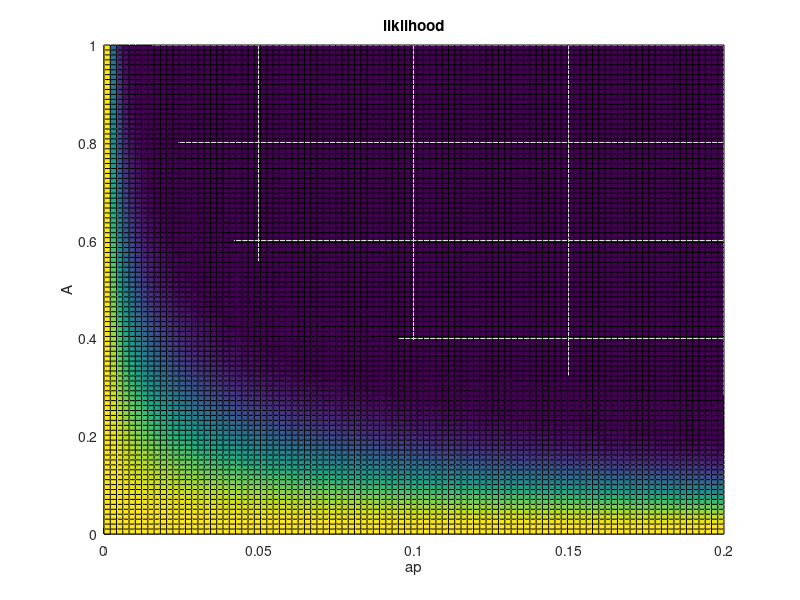
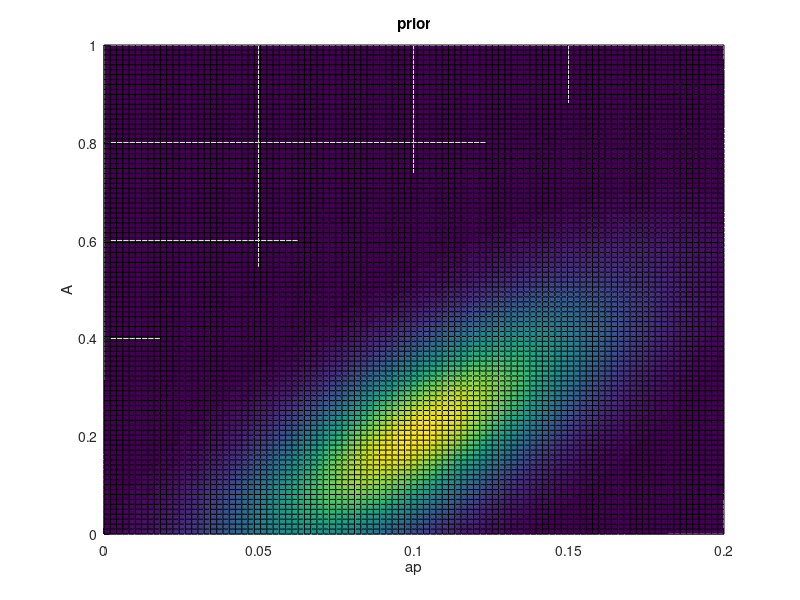
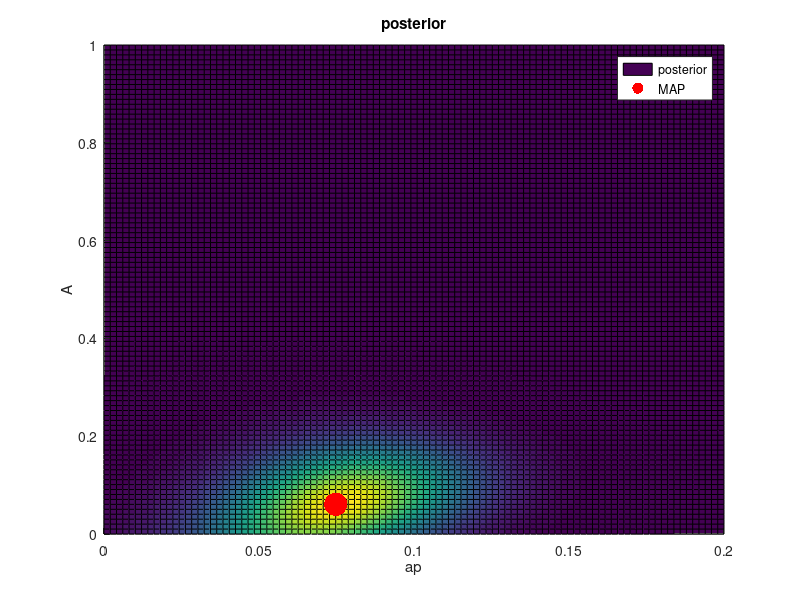
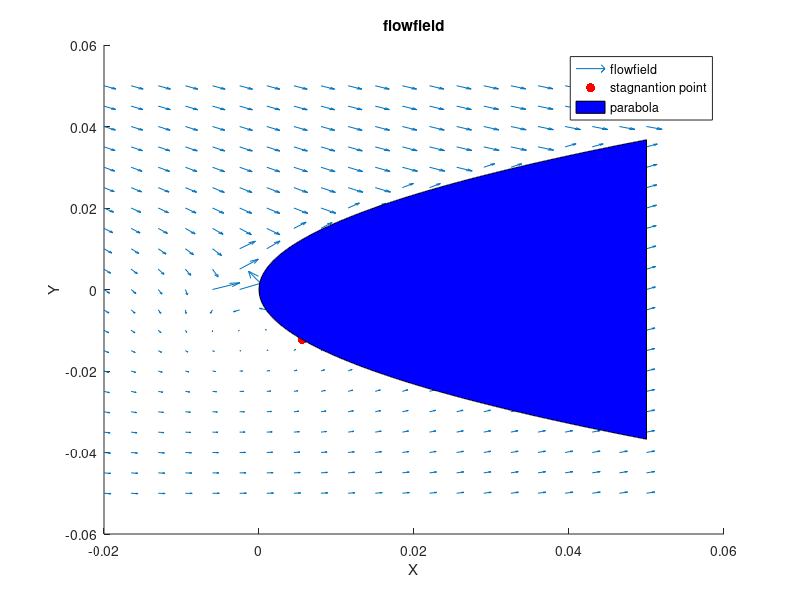

Recreate these plots in MATLAB, in order.
clc 
clear

ap = linspace(0,0.2,100);
A = linspace(0,1,100);
[X,Y] = meshgrid(ap,A);
G = 1;
r = 0.0135;
x = 0.02;
sig = 0.1;
y_k = 0.5;

Fv = (1/(2*sqrt(pi)*sig))*exp(-(((y_k+G.*(Y.^2).*4.*X*sqrt(x))/(x+r/2)).^2)./4*sig^2);
H = (Y.^2)/(x+(r/2));
J = 4*X*x^(1/2);
M = ((y_k+G.*H.*J).^2)./(4*sig^2);
Fv = (1/(2*sqrt(pi)*sig)).*exp(-M);
figure(1)
surf(X,Y,Fv);
xlabel('ap')
ylabel('A')
title('liklihood')
view(2)


%%

m = [0.1,0.2]';
cov = [0.0015,0.005;0.005,0.03];
xpts = [X(:),Y(:)];
% for i = length(ap);
%     for j= length(A);
for k = 1: size(xpts,1)
   f_x(k) = (1/(2*pi*sqrt(det(cov))))*exp(-(1/2)*((xpts(k,:))-m')/cov*((xpts(k,:))'-m));
end
% % end
% 
% surf(X,Y,f_x)
% 
F_x = reshape(f_x,[100,100]);
figure(2)
surf(X,Y,F_x)
xlabel('ap')
ylabel('A')
title('prior')
view(2)
%%
F_pos = (Fv.*F_x)./(sum(sum(Fv.*F_x)));
[M,I_MAP] = max(F_pos(:));
figure(3)
hold on
surf(X,Y,F_pos)
plot3(X(I_MAP),Y(I_MAP),F_pos(I_MAP),'r.','MarkerSize',50)
view(2)
xlabel('ap')
ylabel('A')
title('posterior')
legend('posterior','MAP')
hold off

%%

x = linspace(-0.02,0.05,21);
y = linspace(-0.05,0.05,21);
% x = -0.02:0.005:0.05;
% y = -0.05:0.005:0.05;
map_I = X(:);
map = map_I(I_MAP);

[X_f,Y_f] = meshgrid(x,y);
Z = X_f + 1i*Y_f;

Beta = map/sqrt(r/2);

T = (Beta-1i)./sqrt((2.*Z)/r);
Q = imag(sqrt((2.*Z)/r));
% Q = imag(W);


I = find(Q < 1);

T(I) = T(I)*(-1);


T = 1 + T;
u = real(T);
v = imag(T);
ran = linspace(0,0.05,1000)';
ran_plot = [flipud(ran);ran];
para = sqrt(2*r.*ran);
plot_para = [flipud(para);-para];
% real_para = real(plot_para);
% imag_para = imag(plot_para);
figure(4)
hold on
quiver(X_f,Y_f,u,v)
plot(map^2,-map*sqrt(2*r),'r.','MarkerSize',20)
fill(ran_plot,plot_para,'b')
xlabel('X')
ylabel('Y')
title('flowfield')
legend('flowfield','stagnantion point','parabola')
hold off
















